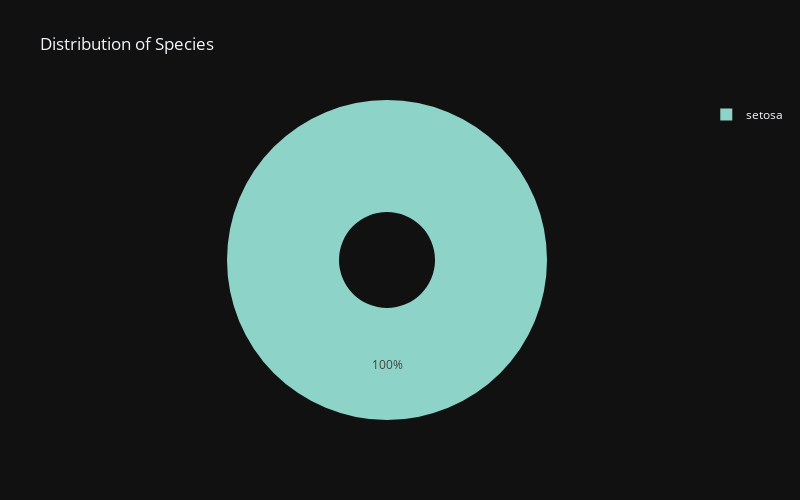

Write notebook code for a chart like this one.
### Code cell
fig = px.pie(df, names = 'species', title = "Distribution of Species", template='plotly_dark',
hole=0.3, color_discrete_sequence = px.colors.qualitative.Set3, width=800, height=500)
fig.show()

### Figure 1 — Plotly figure (JSON) as saved in the notebook; plotly's stock layout.template omitted (floating-point values rounded to 4 significant figures)
{"data": [{"domain": {"x": [0, 1], "y": [0, 1]}, "hole": 0.3, "hovertemplate": "species=%{label}<extra></extra>", "labels": ["setosa", "setosa", "setosa", "setosa", "setosa"], "legendgroup": "", "name": "", "showlegend": true, "type": "pie"}], "layout": {"height": 500, "legend": {"tracegroupgap": 0}, "piecolorway": ["rgb(141,211,199)", "rgb(255,255,179)", "rgb(190,186,218)", "rgb(251,128,114)", "rgb(128,177,211)", "rgb(253,180,98)", "rgb(179,222,105)", "rgb(252,205,229)", "rgb(217,217,217)", "rgb(188,128,189)", "rgb(204,235,197)", "rgb(255,237,111)"], "title": {"text": "Distribution of Species"}, "width": 800}}
